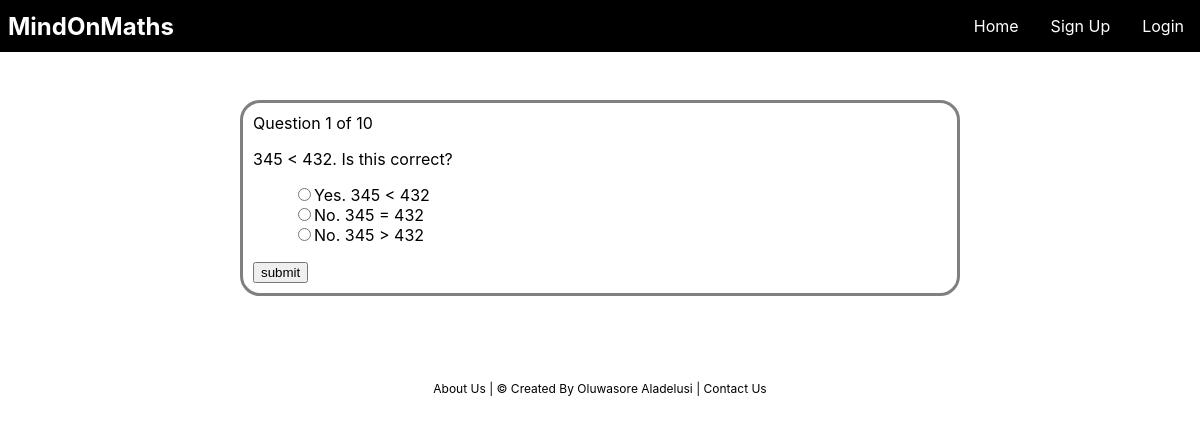
Screenshot of /comparing_numbers_year_3_quiz/comparing_numbers_year_3_quiz.php?n=1 with the database file from the repository.
### tables this page shows
CREATE TABLE `questions` (
  `id` int(11) NOT NULL,
  `questions_number` int(11) NOT NULL,
  `text` text NOT NULL,
  `topic` text NOT NULL
);

CREATE TABLE `choices` (
  `id` int(11) NOT NULL,
  `questions_number` int(11) NOT NULL,
  `is_correct` tinyint(1) NOT NULL DEFAULT 0,
  `text` text NOT NULL,
  `topic` text NOT NULL
);

### comparing_numbers_year_3_quiz/comparing_numbers_year_3_quiz.php (the view, shortened to what this page needs)
<?php
include_once '../includes/dbh.inc.php';
include_once '../navbar/quizheader.php';
?>
<?php
$number = (int) $_GET['n'];
$query = "SELECT * FROM `questions` WHERE topic = 'comparing_numbers_year_3'";
$result = mysqli_query($conn, $query) or die(mysqli_error($conn) . __LINE__);
$total = mysqli_num_rows($result);
$query = "SELECT * FROM `questions` WHERE questions_number = $number AND topic = 'comparing_numbers_year_3'";
$result = mysqli_query($conn, $query) or die(mysqli_error($conn) . __LINE__);
$question = mysqli_fetch_assoc($result);
$query = "SELECT * FROM `choices` WHERE questions_number = $number AND topic = 'comparing_numbers_year_3'";
$choices = mysqli_query($conn, $query) or die(mysqli_error($conn) . __LINE__);
?>
<!DOCTYPE html>
<html lang="en">
<head>
</head>
<body>
    <div class="quiz-container">
        <div class="current-question">Question <?php echo $question['questions_number']; ?> of <?php echo $total ?></div>
        <p class="question">
            <?php
            echo $question['text'];
            ?>
        </p>
        <form method="post" action="comparing_numbers_year_3_process.php">
            <ul class="choices">
                <?php
                while ($row = mysqli_fetch_assoc($choices)) :
                ?>
                    <li><input name="choice" type="radio" value="<?php echo $row['id']; ?>"><?php echo $row['text']; ?></li>
                <?php endwhile; ?>
            </ul>
            <input type="submit" value="submit" />
        </form>
    </div>
</body>
</html>
<?php
include_once '../navbar/footer.php'
?>

### css/style.css (style rules this page uses)
* { box-sizing: border-box; }
body { margin: 0; padding: 0; }
.quiz-container { font-family: -apple-system, BlinkMacSystemFont, 'Segoe UI', Roboto, Oxygen, Ubuntu, Cantarell, 'Open Sans', 'Helvetica Neue', sans-serif; width: 60%; margin: 0 auto; overflow: auto; margin-top: 100px; border-color: grey; border-style: solid; border-radius: 20px; padding: 10px; }
.quiz-container li { list-style: none; }

### rows the page displays
questions: questions_number "1", text "345 < 432. Is this correct?"
choices: text "Yes. 345 < 432"
choices: text "No. 345 = 432"
choices: text "No. 345 > 432"

### other values shown
$total "10"
